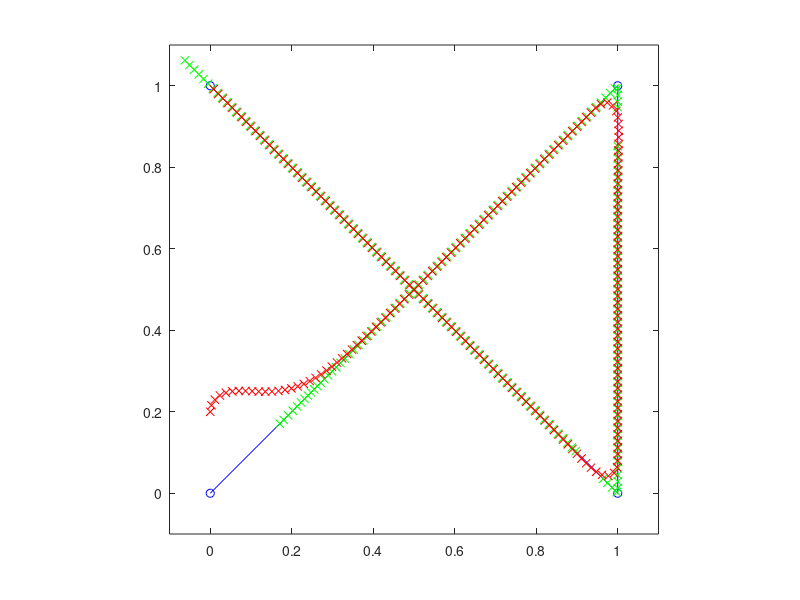

Source code (MATLAB):
function RobotPath
U=.3;                      % U=(U_right+U_left)/2 = target forward velocity (MKS units)
Udiff=0;                  % U_diff=U_right-U_left = steering control variable
                          %   [note that U_right=U+U_diff/2, U_left=U-U_diff/2]
ell=.1;                  % look ahead distance (increase for smoother, sloppier response)
p=[0 1 1 0;               % desired trajectory (straight line segments)
   0 1 0 1];
n=size(p,2);              % number of points on desired trajectory
k=2;                      % inital target point on trajectory
x=[0;.2;pi/2];            % initial state  x=[r_1,r_2,alpha] (e_1-coord,e_2-coord,angle)
                          % alpha is positive counter-clockwise (zero to the right)
h=1;   t=0;               % timestep and initial time for time-marching algorithm
close all; global r L; r=.053975; L=.39116; % wheel radius, and distance between wheels
K=2;  % Extra gain on feedback (nominally one!)

plot(p(1,:),p(2,:),'bo-'); axis equal; hold on; axis([-.1 1.1 -.1 1.1]);

for i=1:1000
  s0=p(:,k)-p(:,k-1); s0=s0/norm(s0);     % Unit vector along current trajectory segment
  c0=p(:,k-1)-((p(:,k-1)-x(1:2))'*s0)*s0; % Closest point on current segment to robot
  if (norm(p(:,k)-c0)<ell), check=true, else, check=false; end
  if (check & k<n)
    s1=p(:,k+1)-p(:,k); s1=s1/norm(s1);   % Unit vector along next trajectory segment.
    c1=p(:,k)-((p(:,k)-x(1:2))'*s1)*s1;   % Closest point on next segment to robot.
  end
  if     (check & k<n  & norm(x(1:2)-c0)>norm(x(1:2)-c1)), k=k+1; % Handle c passing p(:,k) for k<n
  elseif (check & k==n & (c0-p(:,n))'*s0>0),               break  % Handle c passing p(:,n)
  else                                   % Handle other cases
    g=c0+ell*s0;                         % Goal point (ell meters ahead on current segment)
    if (check & (g-p(:,k))'*s0>0),       % Handle g passing p(:,k)
      g=p(:,k)+(ell-norm(p(:,k)-c0))*s1; %   [goal point moves over to next segment]
    end
    d=norm(g-x(1:2));       % Distance from robot's current location to goal point.
    delta=(g(1)-x(1))*sin(x(3))-(g(2)-x(2))*cos(x(3)); % Lateral distance to be moved when
                            % advancing from robot's current location to the goal point.
    gamma=-2*delta/d^2;     % 1/gamma = radius of curvature required to intercept goal.
    alphadot=gamma*(U*r); Udiff=K*(L/2)*alphadot/r;  % turn rate required to turn at desired radius
    plot(x(1),x(2),'rx'); plot(g(1),g(2),'gx'); pause(0.01);

    f1=RHS(x,U,Udiff);        f2=RHS(x+h*f1/2,U,Udiff);   % Simulate system with RK4
    f3=RHS(x+h*f2/2,U,Udiff); f4=RHS(x+h*f3,U,Udiff);     % (Replace this code chuck with
    x=x+h*(f1/6+(f2+f3)/3+f4/6); t=t+h;                   % application to actual system.)
  end
end

end % function RobotPath
%%%%%%%%%%%%%%%%%%%%%%%%%%%%%%%%%%%%%%%%%%%%%%%%%%%%%%%%%%%%%%%%%%%%%%%%%%%%%%%%%%%%%%%%%%%
function rhs=RHS(x,U,Udiff)                      % Auxiliary function used by RK4 routine
global r L; rhs=[r*U*cos(x(3)); r*U*sin(x(3)); r*Udiff/(L/2)];
end % function RHS
